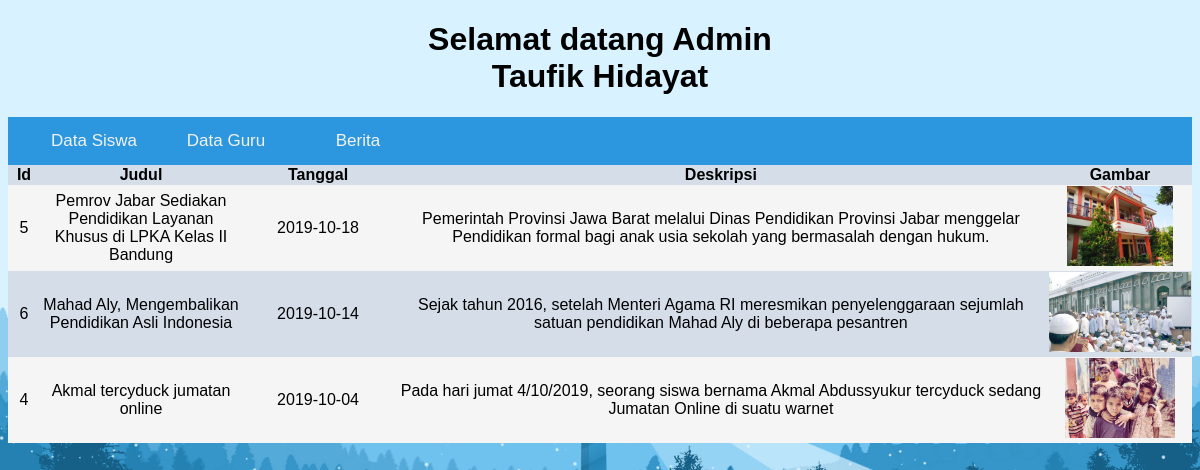
Page /login/dashboard/siswa/index.php?menu=berita (signed in) on the committed database.
### tables this page shows
CREATE TABLE `berita` (
  `id` int(11) NOT NULL,
  `judul` varchar(255) NOT NULL,
  `tanggal` date NOT NULL,
  `deskripsi` text NOT NULL,
  `gambar` varchar(50) NOT NULL
);

### login/dashboard/siswa/berita.php (the view)
<table width="100%" cellspacing="0">
		<tr>
			<th width="30">Id</th>
			<th width="200">Judul</th>
			<th width="150">Tanggal</th>
			<th>Deskripsi</th>
			<th>Gambar</th>
		</tr>
		<?php
			include "koneksi.php";
			$sql = mysqli_query($koneksi, "SELECT * FROM berita ORDER BY tanggal DESC");
			while($data = mysqli_fetch_array($sql)): ?>
				<tr>
				<td align="center"><?= $data['id'] ?></td>
				<td align="center"><?= $data['judul'] ?></td>
				<td align="center"><?= $data['tanggal'] ?></td>
				<td align="center"><?= $data['deskripsi'] ?></td>
				<td align="center"><img src="../images/<?= $data['gambar'] ?>" height=80></td>
			<?php endwhile; ?>
	</table>

### login/dashboard/siswa/style.css (style rules this page uses)
* { font-family: Arial; }
body { background: url(bg.jpg); background-repeat: no-repeat; background-size: cover; }
table tr:nth-child(even) { background: #f5f5f5; }
table tr:nth-child(odd) { background: #d5dde8; }

### rows in the picture
berita: id "5", judul "Pemrov Jabar Sediakan Pendidikan Layanan Khusus di LPKA Kelas II Bandung", tanggal "2019-10-18", deskripsi "Pemerintah Provinsi Jawa Barat melalui Dinas Pendidikan Provinsi Jabar menggelar Pendidikan formal bagi anak usia sekolah yang bermasalah dengan hukum.", gambar (picture)
berita: id "6", judul "Mahad Aly, Mengembalikan Pendidikan Asli Indonesia", tanggal "2019-10-14", deskripsi "Sejak tahun 2016, setelah Menteri Agama RI meresmikan penyelenggaraan sejumlah satuan pendidikan Mahad Aly di beberapa pesantren", gambar (picture)
berita: id "4", judul "Akmal tercyduck jumatan online", tanggal "2019-10-04", deskripsi "Pada hari jumat 4/10/2019, seorang siswa bernama Akmal Abdussyukur tercyduck sedang Jumatan Online di suatu warnet", gambar (picture)

### other values in the picture
$_SESSION['level'] "Admin"
$_SESSION['nama'] "Taufik Hidayat"
